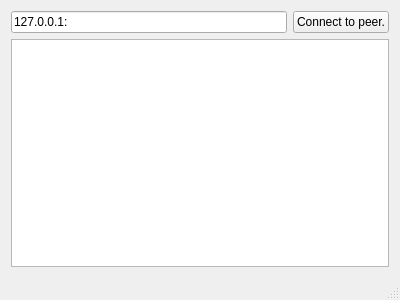
<?xml version="1.0" encoding="UTF-8"?>
<ui version="4.0">
 <class>MainWindow</class>
 <widget class="QMainWindow" name="MainWindow">
  <property name="geometry">
   <rect>
    <x>0</x>
    <y>0</y>
    <width>400</width>
    <height>300</height>
   </rect>
  </property>
  <property name="windowTitle">
   <string>P2P Messenger</string>
  </property>
  <widget class="QWidget" name="centralWidget">
   <layout class="QHBoxLayout" name="horizontalLayout_2">
    <item>
     <layout class="QVBoxLayout" name="verticalLayout">
      <item>
       <layout class="QHBoxLayout" name="horizontalLayout">
        <item>
         <widget class="QLineEdit" name="lineEdit">
          <property name="text">
           <string>127.0.0.1:</string>
          </property>
         </widget>
        </item>
        <item>
         <widget class="QPushButton" name="pushButton">
          <property name="text">
           <string>Connect to peer.</string>
          </property>
         </widget>
        </item>
       </layout>
      </item>
      <item>
       <widget class="QPlainTextEdit" name="plainTextEdit"/>
      </item>
     </layout>
    </item>
   </layout>
  </widget>
  <widget class="QMenuBar" name="menuBar">
   <property name="geometry">
    <rect>
     <x>0</x>
     <y>0</y>
     <width>400</width>
     <height>21</height>
    </rect>
   </property>
  </widget>
  <widget class="QStatusBar" name="statusBar"/>
 </widget>
 <layoutdefault spacing="6" margin="11"/>
 <resources/>
 <connections/>
</ui>
